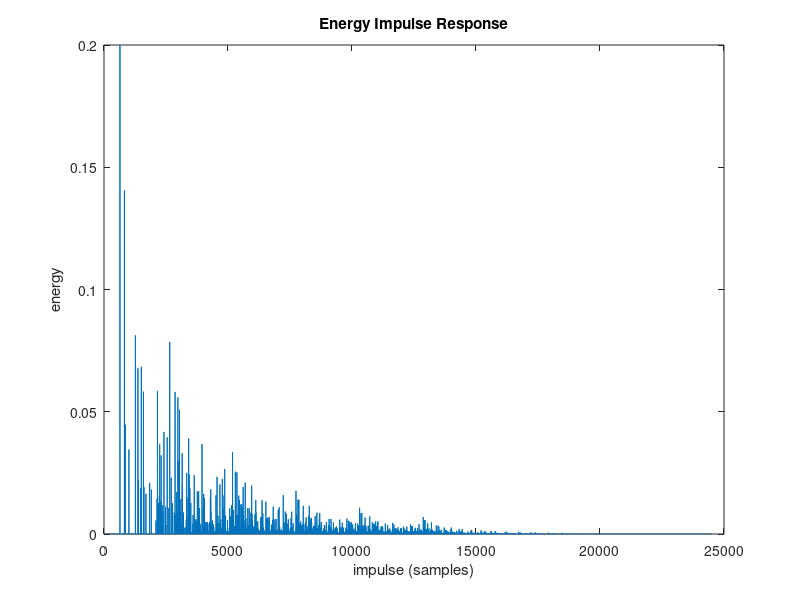

This chart was generated by the following MATLAB code:
clear all;
%roomsize in meters
%x,y,z coords of roomsize in meters
roomsize = [10 10 10];
%x,y,z coords of the receiver
receiver = [2 4 5];
%x,y,z coords of the source
source = [2 7 1];

%sample rate
Fs = 44100;

%number of virtual rooms along each dimension
N = 10;

%wall absorption coefficients for different material walls
%alpha(1) corresponds to walls on the x axis
%alpha(2) corresponds to walls on the y axis
%alpha(3) corresponds to the ceiling and floor
alpha = [0.9, 0.8, 0.3];
%max number of seconds possible plus a little bit
tf = sqrt( ((N+1) * roomsize(1))^2 + ((N+1) * roomsize(2))^2 + ((N+1) * roomsize(3))^2) / 343;

%energy impulse response
h = zeros(uint32(Fs * tf),1);

for d = -N : N
    A = (d + mod(d,2))*roomsize(1) + (-1)^mod(d,2) * source(1) - receiver(1);
    for e = -N : N
        B = (e + mod(e,2))*roomsize(2) + (-1)^mod(e,2) * source(2) - receiver(2);

        for f = -N : N
            C = (f + mod(f,2))*roomsize(3) + (-1)^mod(f,2) * source(3) - receiver(3);
            l_def = sqrt(A^2 + B^2 + C^2);
            t = l_def / 343;
            n = uint32(t * Fs);
            %the final absorption coeff will be the product of each alpha
            %each alpha is raised to the power of the number of walls on
            %its dimension that the sound reflects off of.
            %If all alphas are equal, this would be equivalent to 
            %alpha^(|d| + |e| + |f|)
            absorption = alpha(1)^abs(d)*alpha(2)^abs(e)*alpha(3)^abs(f);
            h(n) = h(n) + ( 1 / l_def) * absorption;
        end
    end
end
plot(h);
title('Energy Impulse Response');
xlabel('impulse (samples)');
ylabel('energy');

audiowrite(strcat('IR_DifferentWallCoefficients_',num2str(roomsize(1)),'mX',num2str(roomsize(2)),'mX',num2str(roomsize(3)),'m_s1582241_Karle_Mark.wav'), h,Fs);